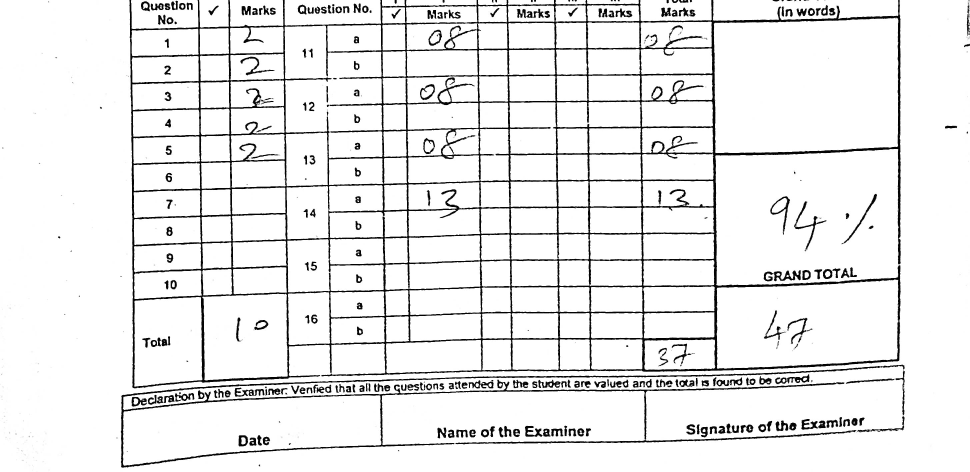
#> input picture images/input sheets/1.jpg, 2908 x 1416 px, found by its file name (shown at 1/3 size)
$ jupyter execute sample_table_detection.ipynb
#> lines starting #> are read from the running program, lines starting #| are printed output that depends on the picture; after the words box and inside, x2 and y2 are one past the last pixel; in counts of white or black regions, pixels touching at a corner belong together
[cell 1]
import cv2
import numpy as np
import matplotlib.pyplot as plt


img_for_box_extraction_path = r"images/sample/1.jpg"
cropped_dir_path = r"images/sample/table/"

img = cv2.imread(img_for_box_extraction_path, 0)
#> img is the input picture: shape (1416, 2908); min 0, max 255, mean 235.7
if img is not None:

    plt.imshow(img, cmap='gray')
    (thresh, img_bin) = cv2.threshold(img, 128, 255, cv2.THRESH_BINARY | cv2.THRESH_OTSU)
#> img_bin: shape (1416, 2908); 92.3% white; 362 black regions (91 under 20 px), largest, box (x1, y1, x2, y2) and area: (388, 0, 2702, 1165) 202995, (363, 1094, 2714, 1403) 32479, (2382, 604, 2480, 748) 1452
#> thresh = 133
    if img_bin is not None:

        img_bin = 255 - img_bin
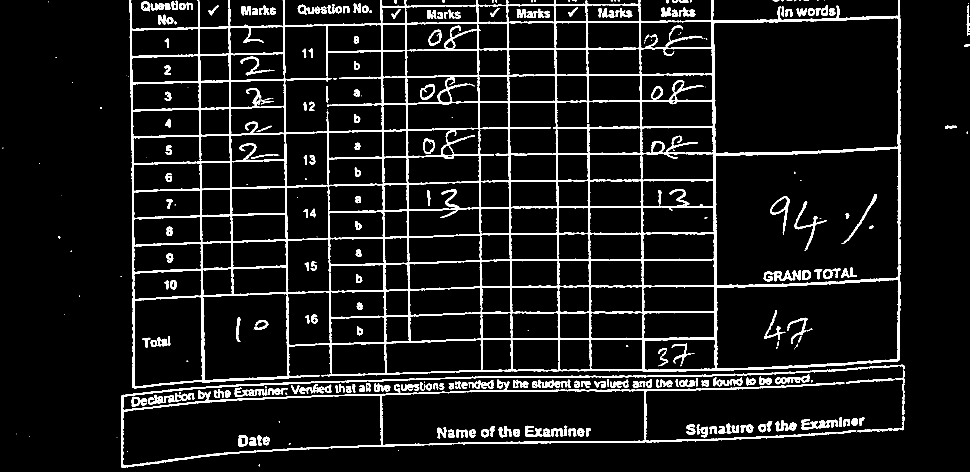
#> img_bin: shape (1416, 2908) (shown at 1/3 size); 7.7% white; 362 white regions (91 under 20 px), largest, box (x1, y1, x2, y2) and area: (388, 0, 2702, 1165) 202995, (363, 1094, 2714, 1403) 32479, (2382, 604, 2480, 748) 1452
        cv2.imwrite(cropped_dir_path+"inverted_image.jpg", img_bin)


        kernel_length = np.array(img).shape[1] // 270
#> kernel_length = 10


        verticle_kernel = cv2.getStructuringElement(cv2.MORPH_RECT, (1, kernel_length))
#> verticle_kernel = [1, 1, 1, 1, 1, 1, 1, 1, 1, 1]

        hori_kernel = cv2.getStructuringElement(cv2.MORPH_RECT, (kernel_length, 1))

        kernel = cv2.getStructuringElement(cv2.MORPH_RECT, (3, 3))


        img_temp1 = cv2.erode(img_bin, verticle_kernel)
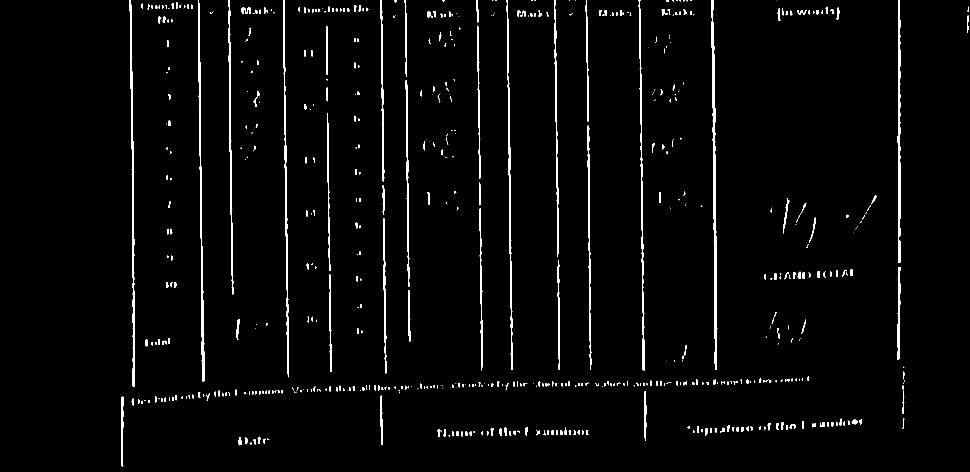
#> img_temp1: shape (1416, 2908) (shown at 1/3 size); 2.2% white; 646 white regions (239 under 20 px), largest, box (x1, y1, x2, y2) and area: (2134, 0, 2152, 1108) 7352, (594, 0, 614, 1144) 5520, (389, 0, 404, 1161) 5399
        verticle_lines_img = cv2.dilate(img_temp1, verticle_kernel, iterations=3)
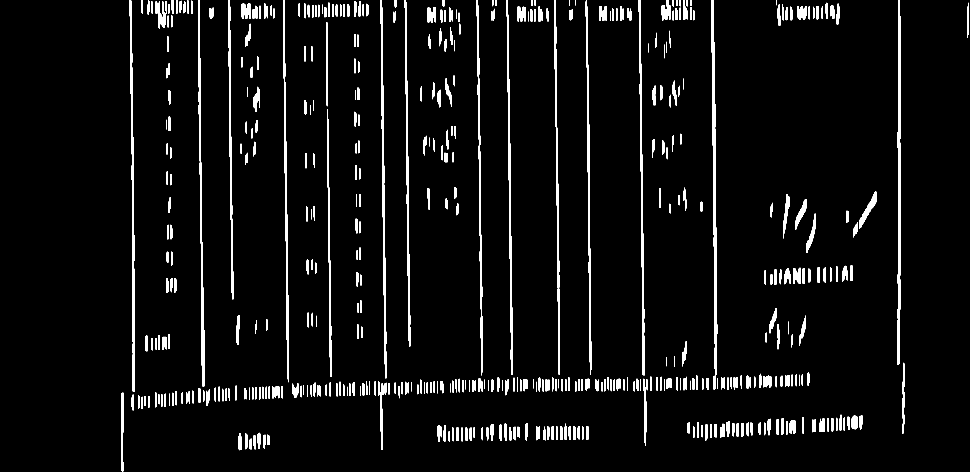
#> verticle_lines_img: shape (1416, 2908) (shown at 1/3 size); 4.6% white; 560 white regions (1 under 20 px), largest, box (x1, y1, x2, y2) and area: (2134, 0, 2152, 1123) 8645, (2692, 0, 2702, 1095) 7573, (594, 0, 614, 1159) 6627
        cv2.imwrite(cropped_dir_path+"verticle_lines.jpg", verticle_lines_img)


        img_temp2 = cv2.erode(img_bin, hori_kernel, iterations=3)
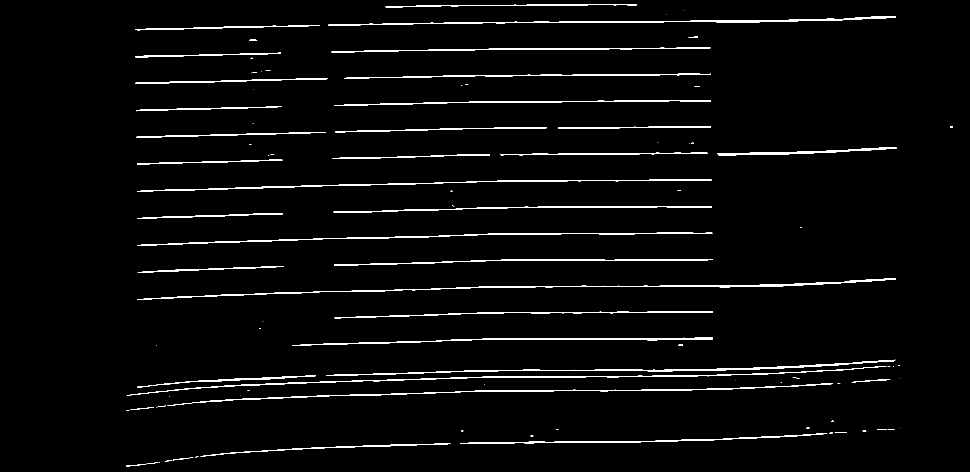
#> img_temp2: shape (1416, 2908) (shown at 1/3 size); 2.4% white; 96 white regions (43 under 20 px), largest, box (x1, y1, x2, y2) and area: (413, 834, 2688, 900) 7800, (984, 49, 2688, 77) 6429, (979, 1079, 2686, 1128) 6174
        horizontal_lines_img = cv2.dilate(img_temp2, hori_kernel, iterations=3)
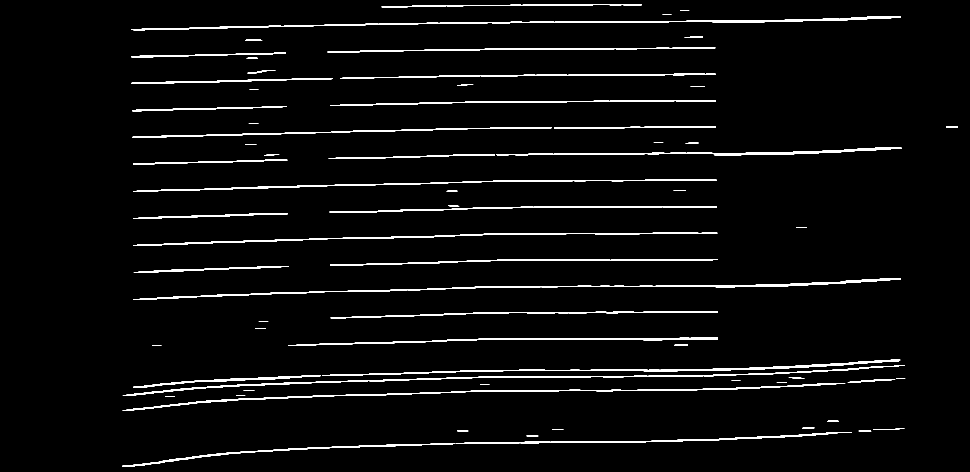
#> horizontal_lines_img: shape (1416, 2908) (shown at 1/3 size); 3.2% white; 73 white regions, largest, box (x1, y1, x2, y2) and area: (401, 834, 2703, 900) 10041, (393, 49, 2703, 91) 9767, (368, 1098, 2697, 1187) 8617
        cv2.imwrite(cropped_dir_path+"horizontal_lines.jpg", horizontal_lines_img)


        alpha = 0.5
        beta = 1.0 - alpha


        img_final_bin = cv2.addWeighted(verticle_lines_img, alpha, horizontal_lines_img, beta, 0.0)
        img_final_bin = cv2.erode(~img_final_bin, kernel, iterations=2)
        (thresh, img_final_bin) = cv2.threshold(img_final_bin, 128, 255, cv2.THRESH_BINARY | cv2.THRESH_OTSU)
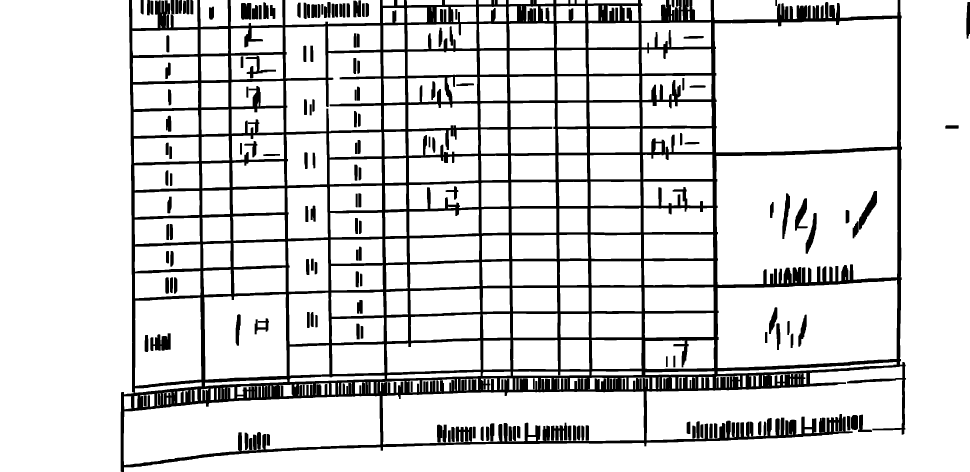
#> img_final_bin: shape (1416, 2908) (shown at 1/3 size); 85.5% white; 165 black regions
#> thresh = 127
        cv2.imwrite(cropped_dir_path+"img_final_bin.jpg", img_final_bin)


        contours, hierarchy = cv2.findContours(img_final_bin, cv2.RETR_TREE, cv2.CHAIN_APPROX_SIMPLE)
#> contours = 455 contours, 34 with area under 20; largest, box (x1, y1, x2, y2) and area: (372, 0, 2908, 1416) 572006, (0, 0, 403, 1416) 547566, (2144, 56, 2692, 457) 209120, (2149, 449, 2693, 855) 198644, (2153, 840, 2692, 1104) 126217

[cell 2]
idx = 0
for c in contours:
    x, y, w, h = cv2.boundingRect(c)
    #if (w > 90 and h > 80 and w < 300 and h < 500):
    if( 530 > x >250 and y < 1000 and w > 100 ):
        print(w , h)
        idx += 1
        new_img = img[y:y+h, x:x+w]
        cv2.imwrite("images/sample/digit/"+ str(idx) + '.jpg', new_img)

        plt.figure(figsize=(10, 5))
        #plt.subplot(2,5, idx)
        plt.imshow(new_img, cmap='gray')
        #cv2.imshow("Current Crop", new_img)
        #cv2.waitKey(0)
        #cv2.destroyAllWindows()

    else:
        print("Threshholding operation failed")
#> this loop made 455 passes
#> (x, y, w, h) on passes 1, 3, 4, 8, 9, 10, 11, 12, 13, 14, 15, 16: (1583, 1311, 25, 12), (2414, 1288, 22, 12), (2489, 1268, 4, 28), (711, 1189, 19, 6), (372, 1189, 23, 39), (371, 1188, 770, 207), (746, 1313, 12, 38), (758, 1303, 13, 48), (799, 1301, 12, 37), (733, 1297, 13, 54), (770, 1295, 14, 55), (403, 1187, 10, 37)
#> (c, x, y, w, h) on passes 2, 5, 6, 7, 41, 42: ([[2464, 1297], [2472, 1297]], 2464, 1297, 9, 1), ([[524, 1203], [524, 1209]], 524, 1203, 1, 7), ([[512, 1193], [512, 1211], [513, 1210], [513, 1193]], 512, 1193, 2, 19), ([[500, 1193], [500, 1212], [504, 1212], [504, 1193]], 500, 1193, 5, 20), ([[763, 1174], [763, 1192]], 763, 1174, 1, 19), ([[752, 1174], [752, 1192], [753, 1192], [753, 1174]], 752, 1174, 2, 19)
#| Threshholding operation failed
#| Threshholding operation failed
#| Threshholding operation failed
#| Threshholding operation failed
#| Threshholding operation failed
#| Threshholding operation failed
#| Threshholding operation failed
#| Threshholding operation failed
#> (further printed lines are left out)
#> after the loop, idx = 13
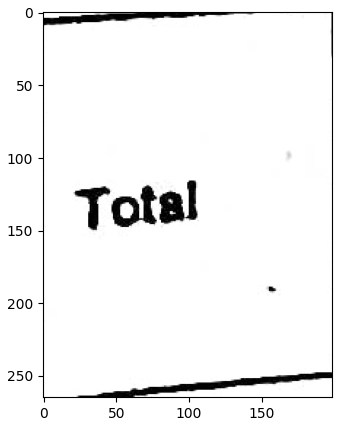
#> figure drawn by matplotlib, 1 panel
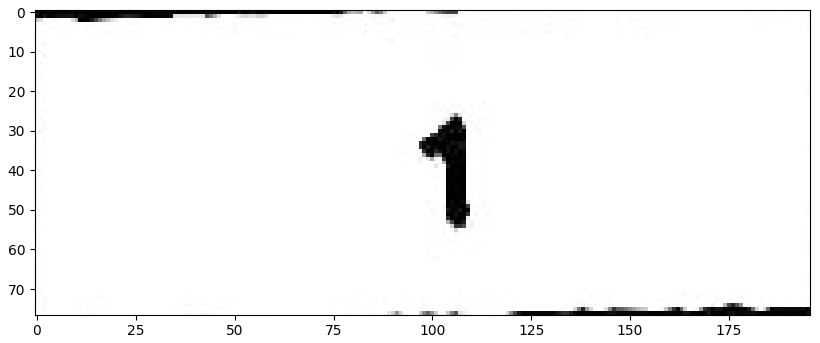
#> figure drawn by matplotlib, 1 panel
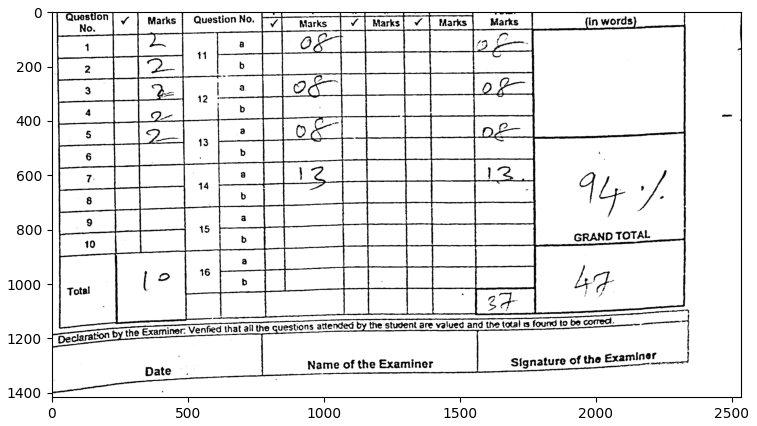
#> figure drawn by matplotlib, 1 panel
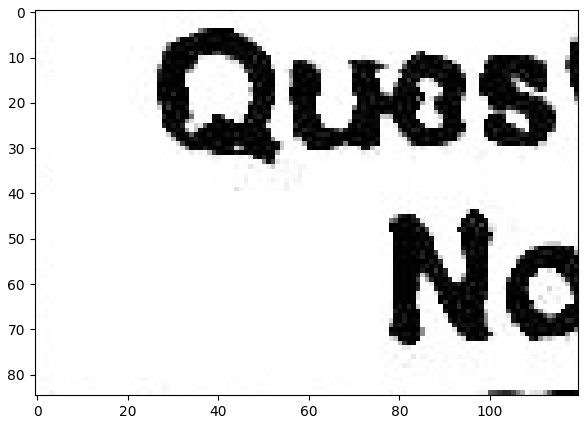
#> figure drawn by matplotlib, 1 panel

$ run again, with images/input sheets/2.jpg copied over images/input sheets/1.jpg
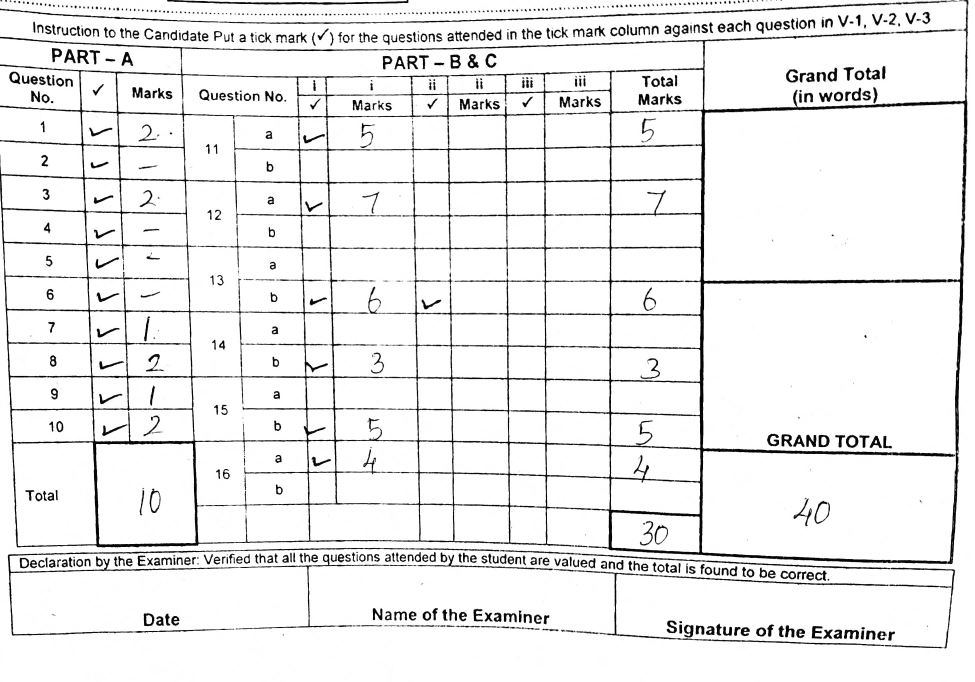
#> input picture images/input sheets/2.jpg, 2925 x 2044 px, found by its file name (shown at 1/3 size)
#> img is the input picture: shape (2044, 2925); min 0, max 255, mean 237.1
#> `(thresh, img_bin) = cv2.threshold(img, 128, 255, cv2.THRESH_BINARY | c..`: thresh = 141
#> `img_bin = 255 - img_bin`:
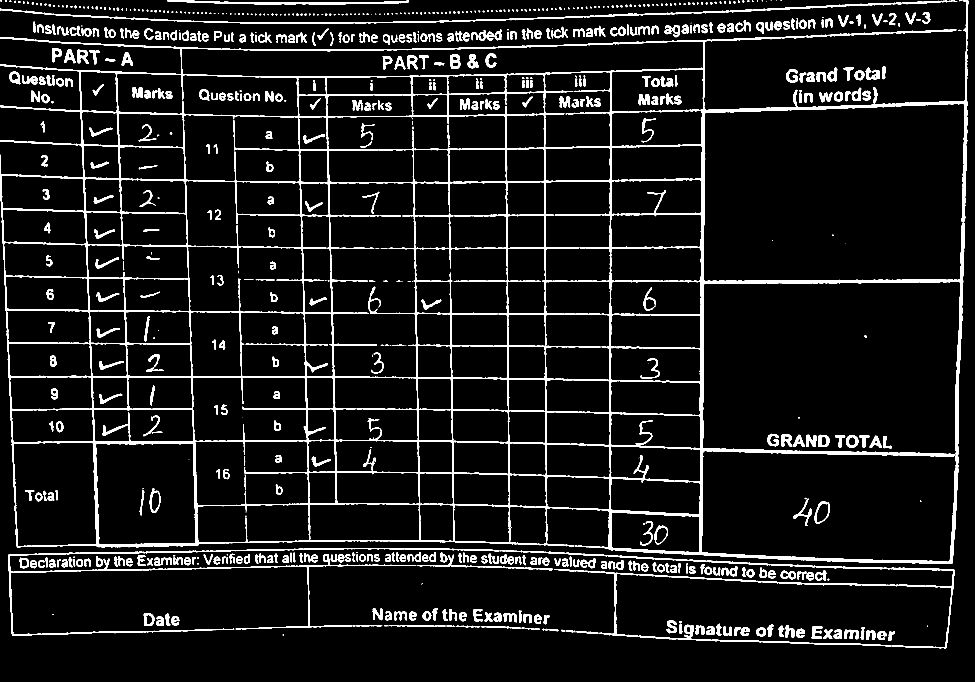
#> img_bin: shape (2044, 2925) (shown at 1/3 size); 7.3% white; 774 white regions (165 under 20 px), largest, box (x1, y1, x2, y2) and area: (0, 0, 2905, 1692) 237166, (24, 1644, 1498, 1907) 14291, (0, 7, 2706, 72) 10523
#> img_temp1: shape (2044, 2925); 2.1% white; 925 white regions (302 under 20 px), largest, box (x1, y1, x2, y2) and area: (2098, 125, 2117, 1661) 12676, (2849, 0, 2905, 1688) 12066, (238, 215, 298, 1638) 6314
#> verticle_lines_img: shape (2044, 2925); 4.7% white; 845 white regions (2 under 20 px), largest, box (x1, y1, x2, y2) and area: (2849, 0, 2905, 1703) 15314, (2098, 113, 2117, 1676) 14094, (238, 203, 298, 1653) 8266
#> img_temp2: shape (2044, 2925); 2.2% white; 158 white regions (61 under 20 px), largest, box (x1, y1, x2, y2) and area: (50, 1320, 2683, 1364) 10628, (0, 98, 2668, 153) 6765, (1829, 1644, 2846, 1691) 6530
#> horizontal_lines_img: shape (2044, 2925); 2.9% white; 138 white regions, largest, box (x1, y1, x2, y2) and area: (38, 1320, 2869, 1369) 13921, (0, 98, 2683, 153) 9390, (0, 10, 2709, 71) 9349
#> `(thresh, img_final_bin) = cv2.threshold(img_final_bin, 128, 255, cv2.T..`: thresh = 127
#> contours = 667 contours, 11 with area under 20; largest, box (x1, y1, x2, y2) and area: (0, 0, 2925, 2044) 674787, (0, 0, 2897, 328) 473131, (2113, 312, 2891, 841) 386666, (2111, 845, 2878, 1362) 358998, (2108, 1355, 2865, 1683) 226721
#> the loop `for c in contours:` made 667 passes
#> (x, y, w, h) on passes 2, 3, 4, 6, 7, 8, 9, 10: (2560, 1897, 6, 32), (2542, 1897, 7, 31), (2302, 1741, 1, 1), (1850, 1724, 1002, 217), (2647, 1885, 12, 38), (2403, 1877, 14, 39), (2237, 1872, 14, 38), (2478, 1705, 379, 53)
#> (printed output is left out)
#> after the loop `for c in contours:`: idx = 14
#> `[cell 2] idx = 0 for c in contours: x, y, w, h = cv2.boundingRect(c) #..`:
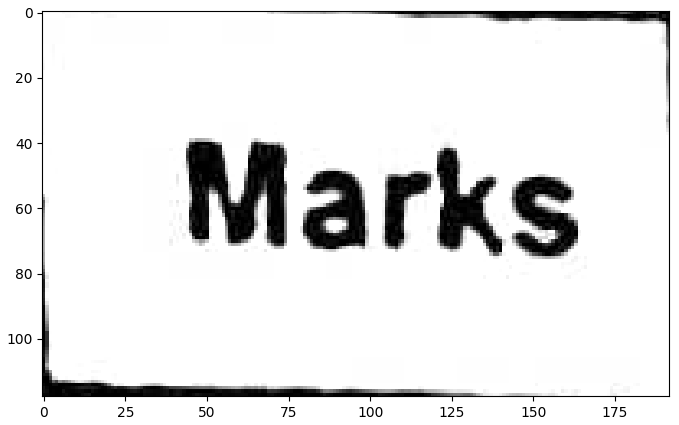
#> figure drawn by matplotlib, 1 panel

$ run again, with images/input sheets/3.jpg copied over images/input sheets/1.jpg
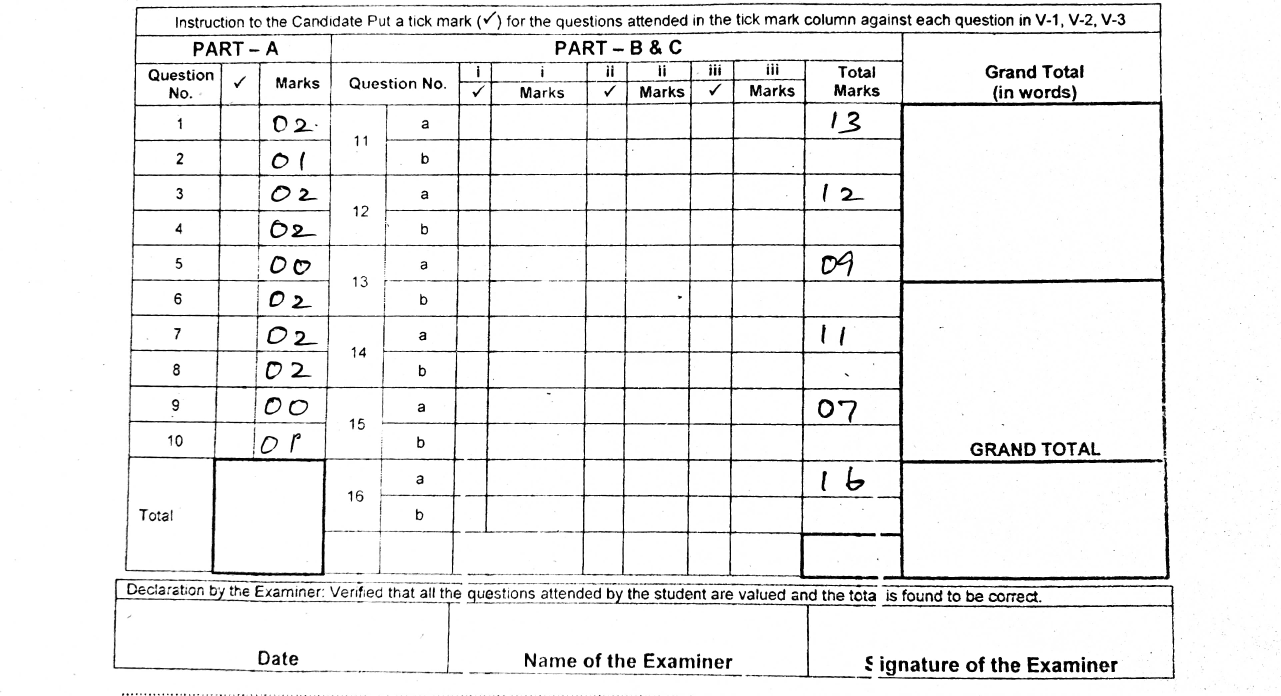
#> input picture images/input sheets/3.jpg, 3842 x 2088 px, found by its file name (shown at 1/3 size)
#> img is the input picture: shape (2088, 3842); min 0, max 255, mean 240
#> `(thresh, img_bin) = cv2.threshold(img, 128, 255, cv2.THRESH_BINARY | c..`: thresh = 138
#> img_temp1: shape (2088, 3842); 1.5% white; 772 white regions (216 under 20 px), largest, box (x1, y1, x2, y2) and area: (2697, 103, 2712, 1732) 13271, (2401, 186, 2418, 1731) 6729, (635, 195, 666, 1716) 5683
#> verticle_lines_img: shape (2088, 3842); 3.6% white; 678 white regions, largest, box (x1, y1, x2, y2) and area: (2697, 85, 2712, 1753) 15531, (3479, 0, 3508, 1754) 14474, (2401, 168, 2418, 1752) 8811
#> img_temp2: shape (2088, 3842); 1.5% white; 159 white regions (25 under 20 px), largest, box (x1, y1, x2, y2) and area: (2046, 306, 3470, 317) 7151, (2400, 837, 3475, 851) 7027, (2645, 1378, 3470, 1391) 6438
#> horizontal_lines_img: shape (2088, 3842); 2% white; 137 white regions, largest, box (x1, y1, x2, y2) and area: (2028, 306, 3491, 317) 8048, (2382, 837, 3496, 851) 7963, (2627, 1378, 3491, 1391) 7218
#> `(thresh, img_final_bin) = cv2.threshold(img_final_bin, 128, 255, cv2.T..`: thresh = 127
#> contours = 564 contours, 7 with area under 20; largest, box (x1, y1, x2, y2) and area: (0, 0, 3842, 2088) 3261330, (2711, 315, 3481, 840) 396634, (2710, 846, 3492, 1380) 393340, (2710, 1386, 3497, 1730) 262870, (2711, 100, 3479, 307) 144090
#> the loop `for c in contours:` made 564 passes
#> (x, y, w, h) on passes 1, 4, 5, 6, 7, 8, 9, 10: (3134, 2028, 5, 4), (2906, 1763, 196, 53), (3064, 1766, 7, 47), (2940, 1766, 8, 46), (2852, 1763, 47, 52), (2826, 1763, 18, 52), (3110, 1762, 403, 53), (2715, 1762, 104, 52)
#> (printed output is left out)
#> after the loop `for c in contours:`: idx = 9
#> `[cell 2] idx = 0 for c in contours: x, y, w, h = cv2.boundingRect(c) #..`:
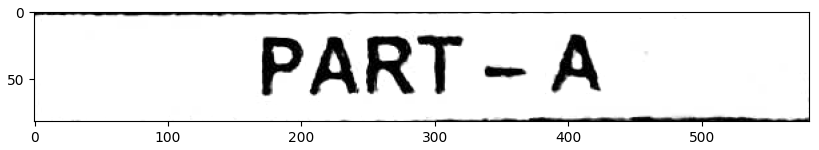
#> figure drawn by matplotlib, 1 panel
